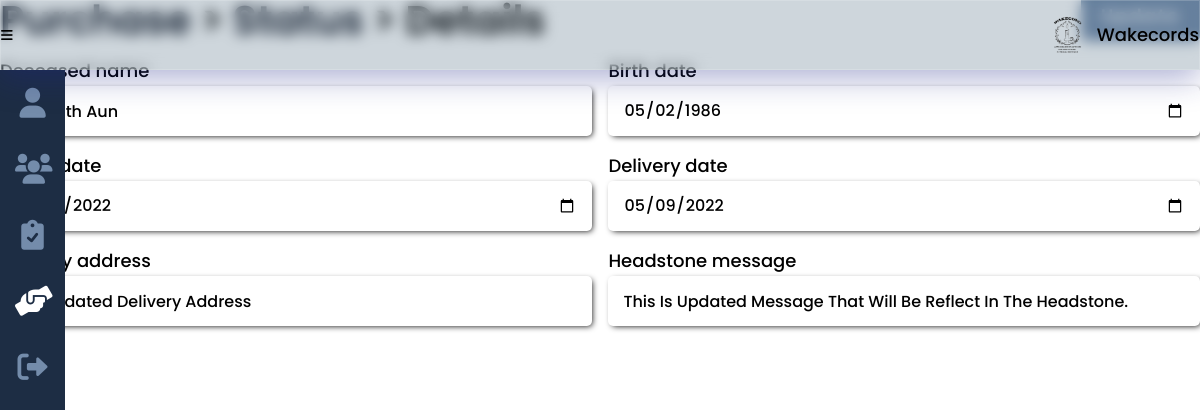
Page /status_details.php?purchaseid=44 on the committed database.
### tables this page shows
CREATE TABLE `details` (
  `purchase_id` int(8) NOT NULL,
  `deceased_name` varchar(25) DEFAULT NULL,
  `burial_datetime` datetime DEFAULT NULL,
  `burial_add` varchar(100) DEFAULT NULL,
  `delivery_add` varchar(100) DEFAULT NULL,
  `delivery_date` date DEFAULT NULL,
  `message` varchar(200) DEFAULT NULL,
  `birth_date` date DEFAULT NULL,
  `death_date` date DEFAULT NULL,
  `delivery_datetime` datetime DEFAULT NULL,
  `num_pax` int(4) DEFAULT NULL,
  `cemetery_add` varchar(100) DEFAULT NULL
);

### others/db.php (called while the page is built, shortened)
<?php
	class DB
	{
		static $hostname = "localhost";
		static $dbname = "wakecords";
		static $username  = "root";
		static $password = "";
		public static function query($sql, $params=array(), $transactType)
		{
			$rows = array();
			try
			{
				$db = new PDO("mysql:host=". self::$hostname ."; dbname=". self::$dbname,  self::$username,  self::$password);
				$db->setAttribute(PDO::ATTR_ERRMODE, PDO::ERRMODE_EXCEPTION);
				$cmd = $db->prepare($sql);
				$cmd->execute($params);
				if($transactType == "READ")
					$rows = $cmd->fetchAll();
				else
					$rows = $db->lastInsertId();
			}
			catch(PDOException $e)
			{
				echo $e->getMessage();
			}
			return $rows;
		}
	}

### status_details.php (the view, shortened to what this page needs)
<?php
	include("others/head.php");
?>
<body>
	<div class="container">
		<?php include("others/header.php"); ?>
		<div class="banner">
			<?php
			include("others/sidebar.php"); ?>
			<section class="banner-con">
				<div class="wrapper">
					<div class="banner-div">
						<h2><a href="purchase.php">Purchase</a> <span>> <a href="status.php?purchaseid=<?php echo $_GET['purchaseid']; ?>">Status</a></span> <span>> Details</span></h2>
						<?php
						$details = DB::query("SELECT * FROM details WHERE purchase_id=?", array($_GET['purchaseid']), "READ");
						$details = $details[0];
						$services = DB::query("SELECT * FROM purchase a JOIN services b ON a.service_id = b.service_id WHERE purchase_id=?", array($_GET['purchaseid']), "READ");
						$services = $services[0];
						echo "
						<form class='profile' method='post'>
							<button class='btn btn-link-absolute higher-top' type='submit' name='btnupdate'>Update</button>
							<div>
								<label>Deceased name</label>
								<input type='text' name='txtname' value='".$details['deceased_name']."'>
							</div>
						";
						switch($services['service_type']){
							case "headstone":
								echo "
								<div>
									<label>Birth date</label>
									<input type='date' name='dbirth' value='".date("Y-m-d", strtotime($details['birth_date']))."'>
								</div>
								<div>
									<label>Death date</label>
									<input type='date' name='ddeath' value='".date("Y-m-d", strtotime($details['death_date']))."'>
								</div>
								<div>
									<label>Delivery date</label>
									<input type='date' name='ddeliver' value='".date("Y-m-d", strtotime($details['delivery_date']))."'>
								</div>
								<div>
									<label>Delivery address</label>
									<input type='text' name='txtdadd' value='".$details['delivery_add']."'>
								</div>
								<div>
									<label>Headstone message</label>
									<input type='text' name='txtmsg' value='".$details['message']."'>
								</div>
								";
							break;
						}
						echo "
						</form>";
						?>
					</div>
				</div>
			</section>
		</div>
	</div>
</body>
</html>

### css/style.css (style rules this page uses)
:root { --dark-blue:#0d1321; --light-blue:#1d2d44; --pale-blue:#3e5c76; --light-gray:#748cab; --gray: #ccc; --peach:#f0ebd8; --header-height:70px; --red: hsl(0,100%,40%); --green: hsl(133, 75%, 30%); --blue: hsl(180, 75%, 40%); --em-1: 1em; --rem-1: 1rem; --box-shadow: 2px 2px 6px -2px #000; }
* { padding:0;margin:0;box-sizing:border-box;resize:none;outline:none;border:none;text-decoration:none;list-style:none; }
body { font:500 18px/30px Poppins,sans-serif; }
.wrapper { width:100%;margin:0 auto 0 0;padding:0 var(--size-3) var(--size-8) var(--size-11); }
section, main { padding:100px 0;background:#fff; }
h1,h2 { line-height:100%;margin-bottom:40px;position:relative; }
h2 { margin-bottom:var(--rem-1); }
h2 { font-size:40px;font-weight:600; }
h2 a { display:inline-block;position:relative;color:var(--dark-blue); }
h2 a:after { content:"";position:absolute;width:100%;transform:scaleX(0);height:2px;bottom:0;left:0;background-color:var(--light-blue);transform-origin:bottom right;transition:transform 0.25s ease-out; }
input, input:not([type="checkbox"]):not([type="radio"]), textarea, select { display:block;width:100%;height:50px;border-radius:5px;padding-inline:15px;font:500 16px/30px Poppins,sans-serif;resize:none;margin-bottom:15px;box-shadow:var(--box-shadow); }
.btn { display:inline-block;width:fit-content;background:var(--light-gray);color:#fff;text-align:center;text-decoration:none;letter-spacing:2px;margin-right:25px;font:600 18px/20px Poppins,sans-serif;padding:15px 20px;border-radius:5px; }
.higher-top { top:-65px !important; }
.banner-con { width:100%;padding:0; }
.banner-div { height:100%;padding-top:var(--size-11);position:relative;margin-bottom:var(--em-1); }
.banner-div h2 span { font-size:var(--size-5); }
.banner-div form.profile, .checkbox { display:flex;justify-content:space-between;flex-wrap:wrap;position:relative;padding-bottom:var(--size-3); }
.banner-div form.profile > div { width:49.3%;margin-bottom:15px; }
.banner-div form.profile > div input, .banner-div form.profile > div textarea, .banner-div form.profile > div select { margin-bottom:0; }
.btn.btn-link-absolute { position:absolute;top:var(--size-11);right:0;margin-inline:0; }

### rows in the picture
details: txtname "Kenneth Aun", dbirth "05/02/1986", ddeath "04/15/2022", ddeliver "05/09/2022", txtdadd "My Updated Delivery Address", txtmsg "This Is Updated Message That Will Be Reflect In The Headstone."
